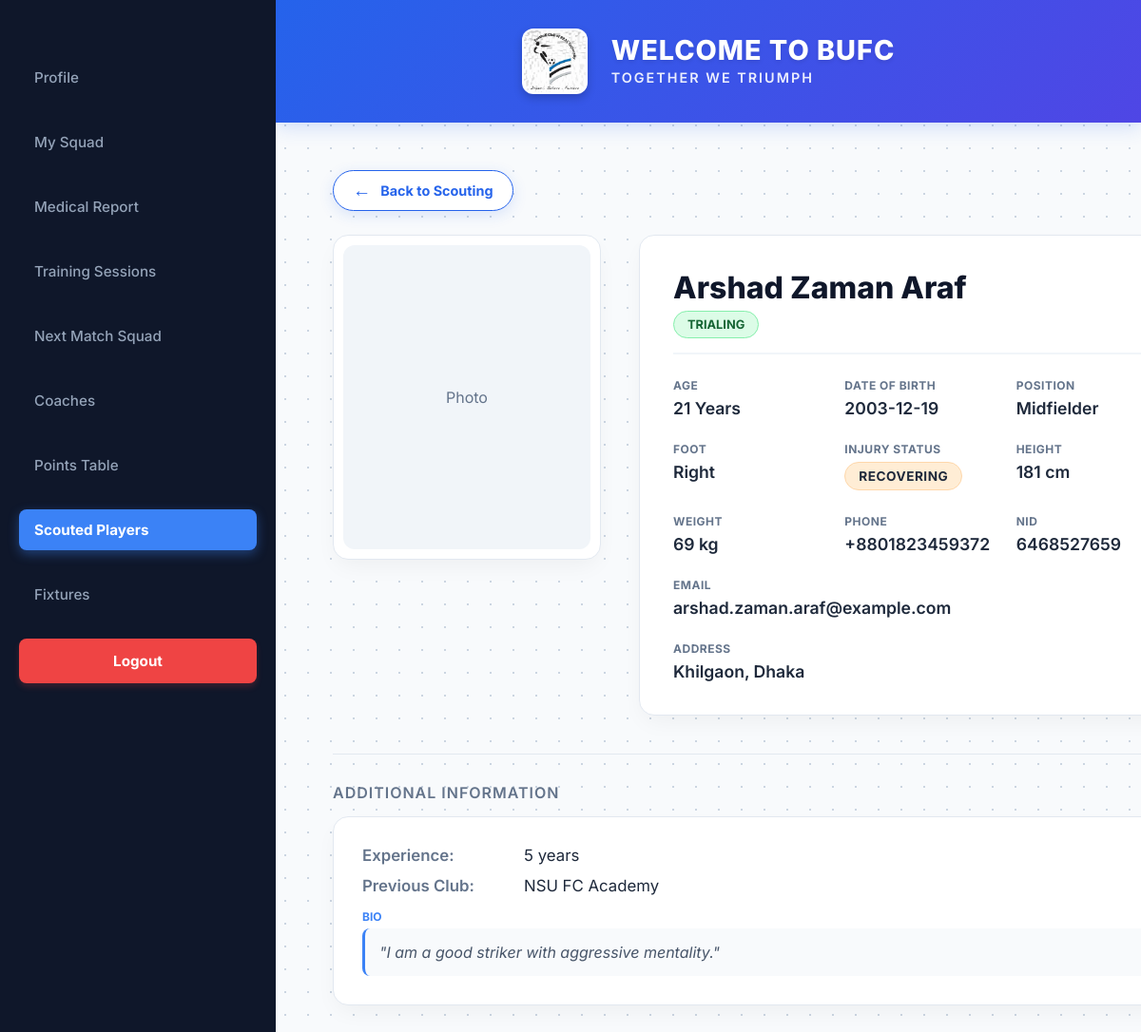
Page /codes/playerProfile.php?player_id=48&from=scout (signed in) on the committed database.
### tables this page shows
CREATE TABLE `player` (
  `Player_ID` int(11) NOT NULL,
  `Position` varchar(50) DEFAULT NULL,
  `Preferred_foot` varchar(20) DEFAULT NULL,
  `Height` float DEFAULT NULL,
  `Weight` float DEFAULT NULL,
  `Current_Injury_Status` varchar(50) DEFAULT NULL
);

CREATE TABLE `users` (
  `User_ID` int(11) NOT NULL,
  `Name` varchar(100) NOT NULL,
  `Age` int(11) DEFAULT NULL,
  `NID` varchar(50) DEFAULT NULL,
  `Email` varchar(100) DEFAULT NULL,
  `Address` varchar(255) DEFAULT NULL,
  `Phone_No` varchar(20) DEFAULT NULL,
  `Date_of_Birth` date DEFAULT NULL,
  `salary` decimal(10,2) DEFAULT NULL,
  `contract_start_date` date DEFAULT NULL,
  `contract_end_date` date DEFAULT NULL,
  `Password` varchar(255) NOT NULL,
  `Role` varchar(20) NOT NULL
);

CREATE TABLE `scouted_player` (
  `Scouted_Player_ID` int(11) NOT NULL,
  `Scouted_Player_Experience` varchar(50) DEFAULT NULL,
  `Scouted_Player_Previous_Club` varchar(100) DEFAULT NULL,
  `Bio` text DEFAULT NULL,
  `Application_Status` varchar(50) DEFAULT 'Pending'
);

### codes/playerProfile.php (the view, shortened to what this page needs)
<?php
require_once('dbconnect.php');
$current_user_id = $_SESSION['user_id'];
$user_role = $_SESSION['user_role'];
if (isset($_GET['player_id'])) {
    $target_id = $_GET['player_id'];
} else {
    $target_id = $current_user_id;
}
$query_base = "SELECT * FROM users u
               JOIN Player p ON u.User_ID = p.Player_ID
               WHERE u.User_ID = '$target_id'";
$result_base = mysqli_query($conn, $query_base);
$base = mysqli_fetch_assoc($result_base);
$spec = [];
if ($base['Role'] == 'regular_player') {
    $q = "SELECT * FROM Regular_Player WHERE Regular_Player_ID = '$target_id'";
    $spec = mysqli_fetch_assoc(mysqli_query($conn, $q));
} else {
    $q = "SELECT * FROM Scouted_Player WHERE Scouted_Player_ID = '$target_id'";
    $spec = mysqli_fetch_assoc(mysqli_query($conn, $q));
}
?>
<!DOCTYPE html>
<html lang="en">
<head>
    <link rel="stylesheet" href="playerProfile.css">
</head>
<body>
<div class="dashboard-container">
    <aside class="sidebar">
        <nav class="sidebar-nav">
            <?php if ($user_role == 'coach'): ?>
                <?php
                $squad_active = 'active';
                $scout_active = '';
                if (isset($_GET['from']) && $_GET['from'] == 'scout') {
                    $squad_active = '';
                    $scout_active = 'active';
                }
                ?>
                <a href="coachProfile.php" class="nav-item">Profile</a>
                <a href="mySquad.php" class="nav-item <?php echo $squad_active; ?>">My Squad</a>
                <a href="medicalReport.php" class="nav-item">Medical Report</a>
                <a href="trainingSessions.php" class="nav-item">Training Sessions</a>
                <a href="nextMatchSquad.php" class="nav-item">Next Match Squad</a>
                <a href="coaches.php" class="nav-item">Coaches</a>
                <a href="pointsTable.php" class="nav-item">Points Table</a>
                <a href="scoutedPlayers.php" class="nav-item <?php echo $scout_active; ?>">Scouted Players</a>
                <a href="fixtures.php" class="nav-item">Fixtures</a>
            <?php endif; ?>
            <a href="logout.php" class="nav-item logout-link">Logout</a>
        </nav>
    </aside>
    <div class="main-content">
        <header class="top-header">
            <div class="brand-group">
                <img src="images/bufc-logo.jpg" alt="Logo" class="header-logo">
                <div class="header-text-group">
                    <h1>WELCOME TO BUFC</h1>
                    <p class="slogan">Together We Triumph</p>
                </div>
            </div>
        </header>
        <div class="profile-container fade-in">
            <?php
            $show_back_button = false;
            $back_link = '';
            $back_text = '';
            if ($_SESSION['user_role'] == 'coach') {
                $show_back_button = true;
                if (isset($_GET['from']) && $_GET['from'] == 'scout') {
                    $back_link = 'scoutedPlayers.php';
                    $back_text = 'Back to Scouting';
                } else {
                    $back_link = 'mySquad.php';
                    $back_text = 'Back to Squad';
                }
            }
            elseif ($target_id != $current_user_id) {
                $show_back_button = true;
                $back_link = 'mySquad.php';
                $back_text = 'Back to Squad';
            }
            ?>
            <?php if ($show_back_button): ?>
            <div class="back-btn-wrapper">
                <a href="<?php echo $back_link; ?>" class="back-btn">
                    <span>&#8592;</span> <?php echo $back_text; ?>
                </a>
            </div>
            <?php endif; ?>
            <div class="top-section">
                <div class="photo-box">
                    <div class="photo-placeholder">
                    </div>
                </div>
                <div class="details-box">
                    <div class="details-header">
                        <div class="header-left-group">
                            <h2 class="player-name"><?php echo htmlspecialchars($base['Name']); ?></h2>
                            <?php if ($base['Role'] == 'regular_player'): ?>
                                <span class="role-pill">First Team</span>
                            <?php else: ?>
                                <span class="role-pill status-<?php echo strtolower($spec['Application_Status']); ?>">
                                <?php echo htmlspecialchars($spec['Application_Status']); ?></span>
                            <?php endif; ?>
                        </div>
                    </div>
                    <div class="info-grid">
                        <div class="info-item"><label>Age</label><div class="val"><?php echo htmlspecialchars($base['Age']); ?> Years</div></div>
                        <div class="info-item"><label>Date of Birth</label><div class="val"><?php echo htmlspecialchars($base['Date_of_Birth']); ?></div></div>
                        <div class="info-item"><label>Position</label><div class="val"><?php echo htmlspecialchars($base['Position']); ?></div></div>
                        <div class="info-item"><label>Foot</label><div class="val"><?php echo htmlspecialchars($base['Preferred_foot']); ?></div></div>
                        <div class="info-item">
                            <label>Injury Status</label>
                            <div class="val status-<?php echo strtolower(str_replace(' ', '-', $base['Current_Injury_Status'])); ?>">
                                <?php echo htmlspecialchars($base['Current_Injury_Status']); ?>
                            </div>
                        </div>
                        <div class="info-item"><label>Height</label><div class="val"><?php echo htmlspecialchars($base['Height']); ?> cm</div></div>
                        <div class="info-item"><label>Weight</label><div class="val"><?php echo htmlspecialchars($base['Weight']); ?> kg</div></div>
                        <div class="info-item"><label>Phone</label><div class="val"><?php echo htmlspecialchars($base['Phone_No']); ?></div></div>
                        <div class="info-item"><label>NID</label><div class="val"><?php echo $base['NID'] ? htmlspecialchars($base['NID']) : 'N/A'; ?></div></div>
                        <div class="info-item full"><label>Email</label><div class="val"><?php echo htmlspecialchars($base['Email']); ?></div></div>
                        <div class="info-item full"><label>Address</label><div class="val"><?php echo $base['Address'] ? htmlspecialchars($base['Address']) : 'N/A'; ?></div></div>
                    </div>
                </div>
            </div>
            <hr class="divider-line">
            <div class="bottom-section">
                <h3>Additional Information</h3>
                <?php if ($base['Role'] == 'scouted_player'): ?>
                    <div class="info-content">
                        <div class="data-row"><span class="data-label">Experience:</span> <?php echo $spec['Scouted_Player_Experience']; ?></div>
                        <div class="data-row"><span class="data-label">Previous Club:</span> <?php echo $spec['Scouted_Player_Previous_Club']; ?></div>
                        <div class="bio-box"><label>Bio</label><p>"<?php echo htmlspecialchars($spec['Bio']); ?>"</p></div>
                    </div>
                <?php endif; ?>
            </div>
        </div>
    </div>
    </body>
</html>

### rows in the picture
player: Player_ID.Name "Arshad Zaman Araf", Player_ID.Age "21", Player_ID.Date_of_Birth "2003-12-19", Position "Midfielder", Preferred_foot "Right", Current_Injury_Status "RECOVERING", Height "181", Weight "69", Player_ID.Phone_No "+8801823459372", Player_ID.NID "6468527659", Player_ID.Email "arshad.zaman.araf@example.com", Player_ID.Address "Khilgaon, Dhaka"
scouted_player: Application_Status "TRIALING", Scouted_Player_Experience "5 years", Scouted_Player_Previous_Club "NSU FC Academy", Bio "I am a good striker with aggressive mentality."

### other values in the picture
$back_text "Back to Scouting"
